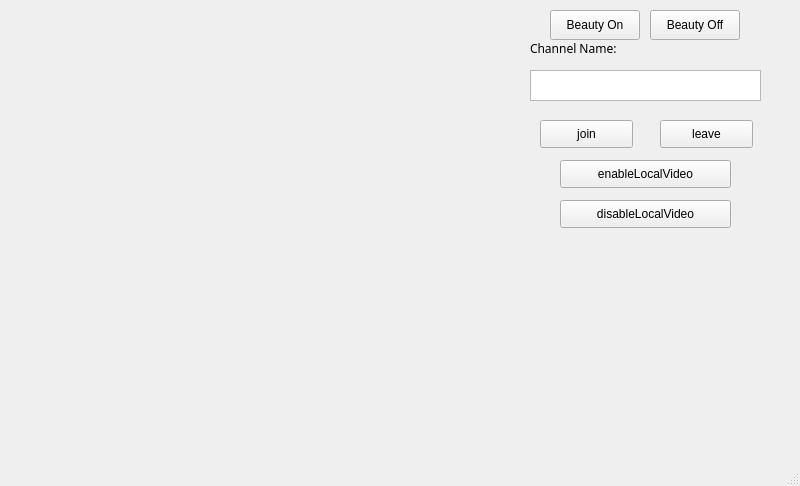
<?xml version="1.0" encoding="UTF-8"?>
<ui version="4.0">
 <class>MainWindow</class>
 <widget class="QMainWindow" name="MainWindow">
  <property name="geometry">
   <rect>
    <x>0</x>
    <y>0</y>
    <width>800</width>
    <height>486</height>
   </rect>
  </property>
  <property name="windowTitle">
   <string>MainWindow</string>
  </property>
  <widget class="QWidget" name="centralwidget">
   <widget class="QTextEdit" name="channelEdit">
    <property name="geometry">
     <rect>
      <x>530</x>
      <y>70</y>
      <width>231</width>
      <height>31</height>
     </rect>
    </property>
    <property name="font">
     <font>
      <family>微软雅黑 Light</family>
     </font>
    </property>
    <property name="cursor" stdset="0">
     <cursorShape>ArrowCursor</cursorShape>
    </property>
   </widget>
   <widget class="QLabel" name="label">
    <property name="geometry">
     <rect>
      <x>530</x>
      <y>40</y>
      <width>111</width>
      <height>16</height>
     </rect>
    </property>
    <property name="font">
     <font>
      <family>微软雅黑 Light</family>
     </font>
    </property>
    <property name="text">
     <string>Channel Name:</string>
    </property>
   </widget>
   <widget class="QPushButton" name="joinButton">
    <property name="geometry">
     <rect>
      <x>540</x>
      <y>120</y>
      <width>93</width>
      <height>28</height>
     </rect>
    </property>
    <property name="text">
     <string>join</string>
    </property>
   </widget>
   <widget class="QPushButton" name="leaveButton">
    <property name="geometry">
     <rect>
      <x>660</x>
      <y>120</y>
      <width>93</width>
      <height>28</height>
     </rect>
    </property>
    <property name="text">
     <string>leave</string>
    </property>
   </widget>
   <widget class="QWidget" name="gridLayoutWidget">
    <property name="geometry">
     <rect>
      <x>530</x>
      <y>250</y>
      <width>251</width>
      <height>171</height>
     </rect>
    </property>
    <layout class="QGridLayout" name="gridLayout">
     <property name="horizontalSpacing">
      <number>7</number>
     </property>
    </layout>
   </widget>
   <widget class="QWidget" name="gridLayoutWidget_2">
    <property name="geometry">
     <rect>
      <x>20</x>
      <y>30</y>
      <width>471</width>
      <height>391</height>
     </rect>
    </property>
    <layout class="QGridLayout" name="gridLayout_2"/>
   </widget>
   <widget class="QPushButton" name="disableButton">
    <property name="geometry">
     <rect>
      <x>560</x>
      <y>200</y>
      <width>171</width>
      <height>28</height>
     </rect>
    </property>
    <property name="text">
     <string>disableLocalVideo</string>
    </property>
   </widget>
   <widget class="QPushButton" name="enableButton">
    <property name="geometry">
     <rect>
      <x>560</x>
      <y>160</y>
      <width>171</width>
      <height>28</height>
     </rect>
    </property>
    <property name="text">
     <string>enableLocalVideo</string>
    </property>
   </widget>
   <widget class="QPushButton" name="beauty_on_btn">
    <property name="geometry">
     <rect>
      <x>550</x>
      <y>10</y>
      <width>90</width>
      <height>30</height>
     </rect>
    </property>
    <property name="text">
     <string>Beauty On</string>
    </property>
   </widget>
   <widget class="QPushButton" name="beauty_off_btn">
    <property name="geometry">
     <rect>
      <x>650</x>
      <y>10</y>
      <width>90</width>
      <height>30</height>
     </rect>
    </property>
    <property name="text">
     <string>Beauty Off</string>
    </property>
   </widget>
  </widget>
  <widget class="QMenuBar" name="menubar">
   <property name="geometry">
    <rect>
     <x>0</x>
     <y>0</y>
     <width>800</width>
     <height>22</height>
    </rect>
   </property>
  </widget>
  <widget class="QStatusBar" name="statusbar"/>
 </widget>
 <resources/>
 <connections/>
</ui>
